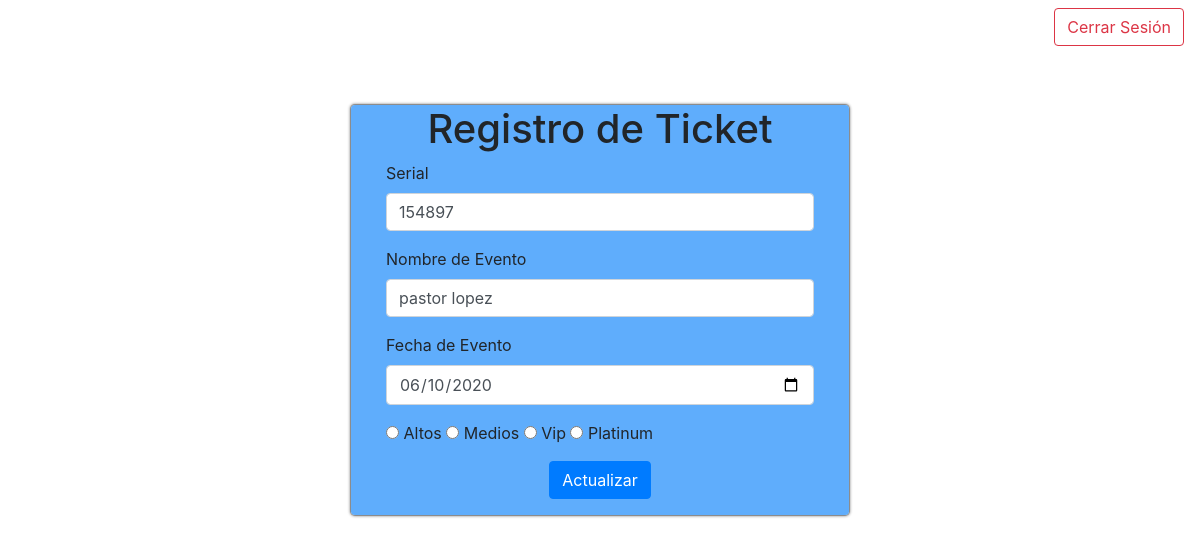
The page /Sistema/views/update.php?id=1 (signed in) on the database its author committed.
### tables this page shows
CREATE TABLE `tickets` (
  `id` int NOT NULL AUTO_INCREMENT,
  `userId` varchar(255) NOT NULL,
  `serial` varchar(255) NOT NULL,
  `eventName` varchar(255) NOT NULL,
  `eventDate` varchar(255) NOT NULL,
  `eventLocation` varchar(255) NOT NULL,
  PRIMARY KEY (`id`),
  UNIQUE KEY `serial` (`serial`)
);

### Sistema/models/tickets_model.php (called while the page is built, shortened)
<?php
    class TicketsModel extends DB
    {
        private $id = 'id';
        private $table = 'tickets';
        public function readOneRegistryToDBId($registry)
        {
            $connection = parent:: connectedToDB();
            try{
                $query = "SELECT * FROM $this->table WHERE $this->id=:id";
                $result = $connection->prepare($query);
                $result->execute($registry);
                return $result->fetch(PDO::FETCH_ASSOC);
            }catch (Exception $e){
                exit ("ERROR: ".$e->getMessage());
            }
        }
    }

### Sistema/views/update.php (the view, shortened to what this page needs)
<?php
    include_once '../models/tickets_model.php';
    $ticketsModel = new TicketsModel ();
    if(isset($_SESSION['idToUpdate']))
    {
        $registry = array ('id'=>$_SESSION['idToUpdate']);
        $result = $ticketsModel->readOneRegistryToDBId($registry);
    }else
    {
        $registry = array ('id'=>$_GET['id']);
        $result = $ticketsModel->readOneRegistryToDBId($registry);
    }
?>
<!DOCTYPE html>
<html lang="en">
<head>
    <link rel="stylesheet" href="../css/bootstrap.min.css">
    <link rel="stylesheet" href="../css/register.css">
</head>
<body>
    <nav class="navbar navbar-light bg-faded">
        <a class="btn btn-outline-danger" href="../controllers/logout_controller.php">Cerrar Sesión</a>
    </nav>
    <div class="modal-dialog">
        <div class="col-sm-15 main-section">
            <div class="modal-content">
                <div class="row justify-content-center">
                    <h1>Registro de Ticket</h1>
                </div>
                <form action="../controllers/updateTicket_controller.php" method="post" class="col-12">
                    <div class="form-group">
                        <label>Serial</label>
                        <input type="text" name="serial" class="form-control" value="<?php echo $result['serial'];?>" required>
                    </div>
                    <div class="form-group">
                        <label>Nombre de Evento</label>
                        <input type="text" name="eventName" class="form-control" value="<?php echo $result['eventName']?>"required>
                    </div>
                    <div class="form-group">
                        <label>Fecha de Evento</label>
                        <input type="date" name="eventDate" class="form-control" value="<?php echo $result['eventDate']?>"required>
                    </div>
                    <div class="form-group">
                        <input type="radio" name="eventLocation" value="alto"> Altos
                        <input type="radio" name="eventLocation" value="medio"> Medios
                        <input type="radio" name="eventLocation" value="vip"> Vip
                        <input type="radio" name="eventLocation" value="platinum"> Platinum
                    </div>
                    <div class="form-group">
                        <div class="col-sm-15">
                            <div class="row justify-content-center">
                                <button type="submit" name="updateButton" class="btn btn-primary">Actualizar</button>
                            </div>
                        </div>
                    </div>
                </form>
            </div>
        </div>
    </div>
</body>
</html>

### Sistema/css/register.css (style rules this page uses)
.main-section { margin:0 auto; margin-top:10%; padding: 0; }
.modal-content { background-color: #5fadfc; padding: 0 20px; box-shadow: 0px 0px 3px #848484; }

### rows shown on the page
tickets: serial "154897", eventName "pastor lopez", eventDate "06/10/2020"
